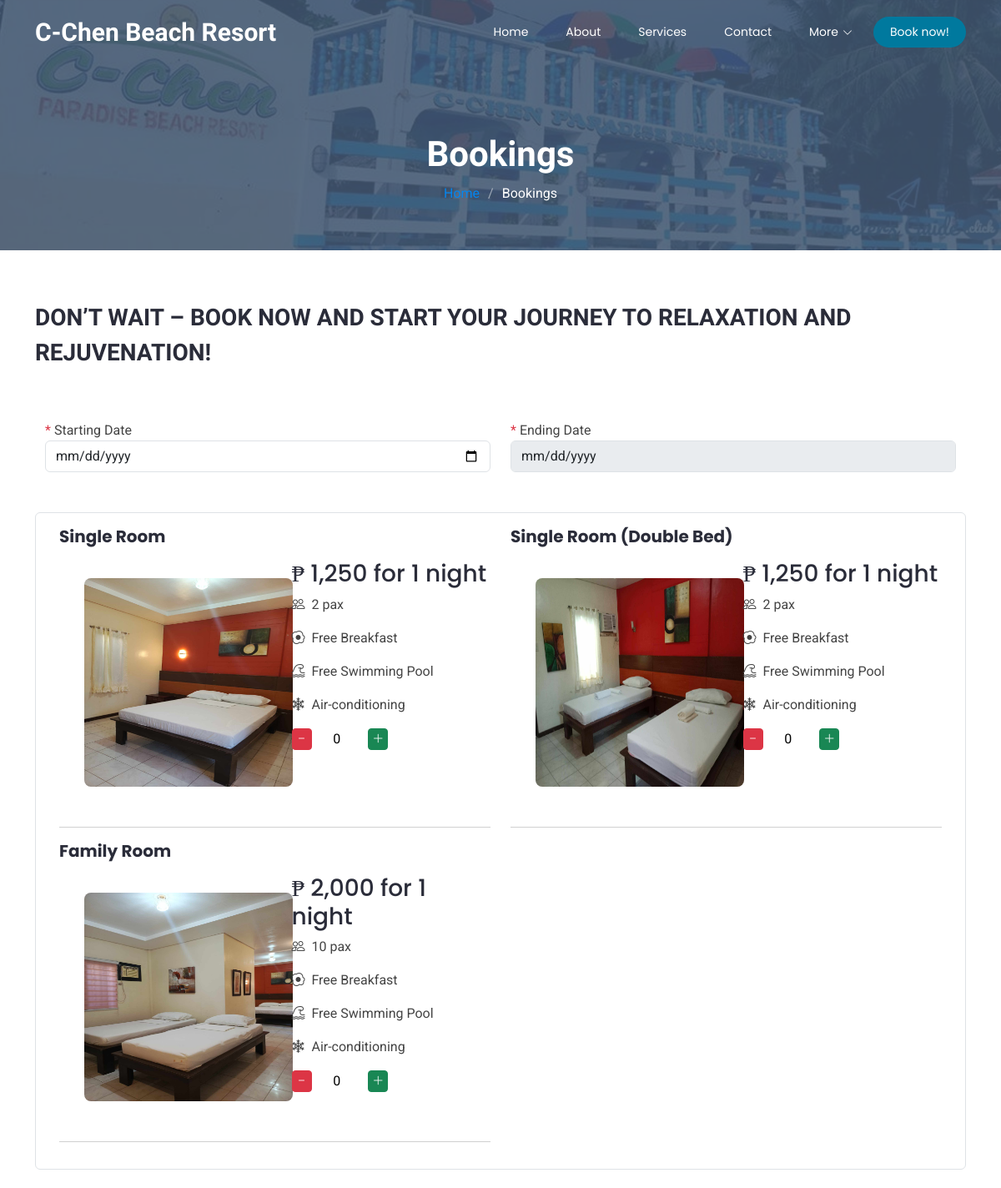
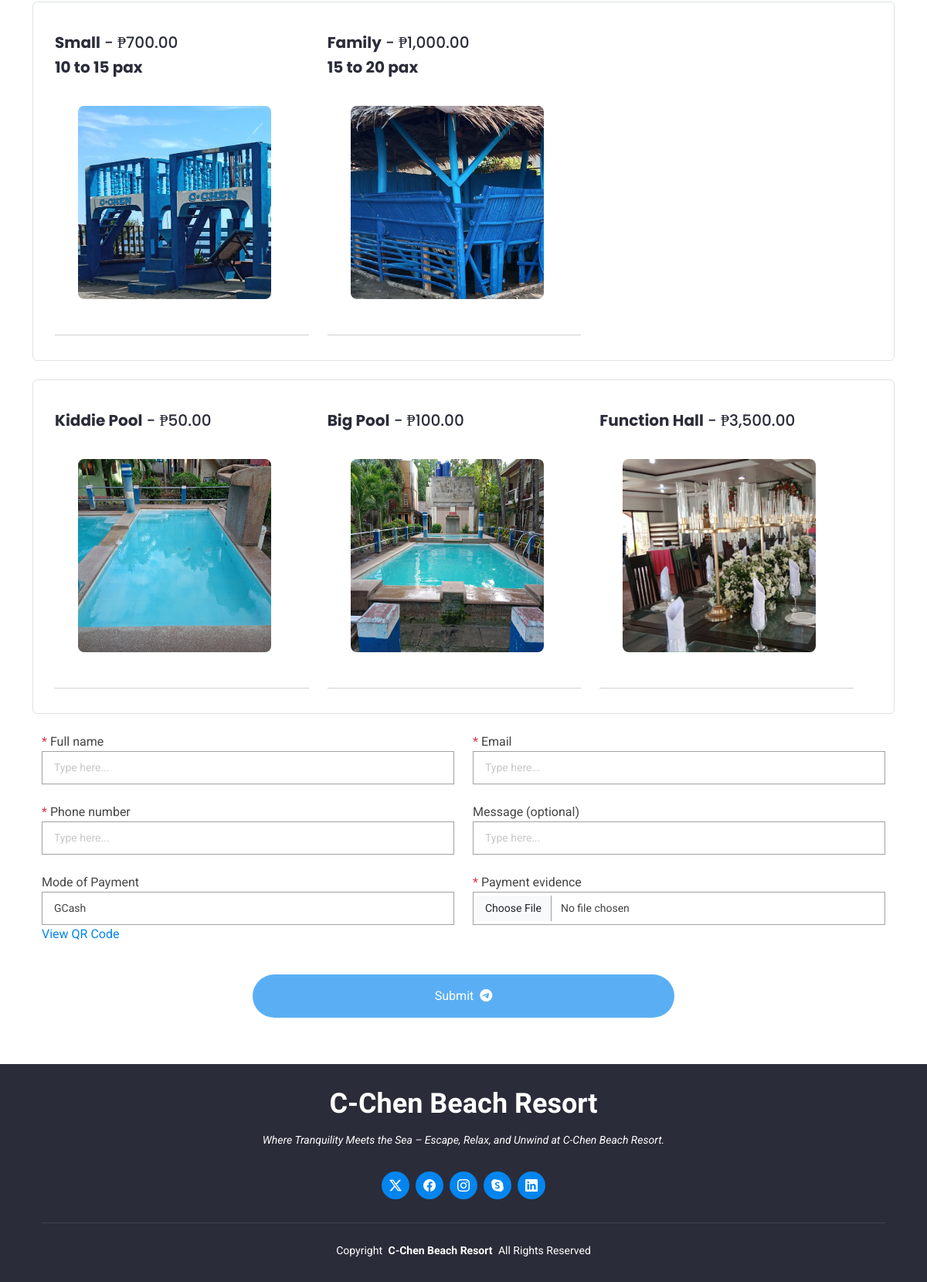
Screenshot of /booking.php with the database file from the repository (2 pictures, top to bottom).
### tables this page shows
CREATE TABLE IF NOT EXISTS `tbl_room_category` (
  `room_category_id` int NOT NULL AUTO_INCREMENT,
  `room_category_name` varchar(50) NOT NULL,
  `room_category_price` varchar(50) NOT NULL,
  `room_capacity` int NOT NULL,
  `room_details` text,
  `img_url` varchar(50) NOT NULL,
  PRIMARY KEY (`room_category_id`)
);

CREATE TABLE IF NOT EXISTS `tbl_cottages` (
  `cottage_id` int NOT NULL AUTO_INCREMENT,
  `cottage_name` varchar(50) NOT NULL,
  `cottage_price` varchar(50) NOT NULL,
  `cottage_capacity` varchar(20) NOT NULL,
  `cottage_image` varchar(50) NOT NULL,
  `created_at` datetime NOT NULL,
  PRIMARY KEY (`cottage_id`)
);

CREATE TABLE IF NOT EXISTS `tbl_services` (
  `service_id` int NOT NULL AUTO_INCREMENT,
  `service_name` varchar(50) NOT NULL,
  `service_price` varchar(50) NOT NULL,
  `service_duration` varchar(50) NOT NULL,
  `service_image` varchar(50) NOT NULL,
  `created_at` datetime NOT NULL,
  PRIMARY KEY (`service_id`)
);

### booking.php (the view, shortened to what this page needs)
<?php include './config.php' ?>
<!DOCTYPE html>
<html lang="en">
<head>
    <title><?php include './system-title.php' ?></title>
    <link href="assets1/vendor/bootstrap/css/bootstrap.min.css" rel="stylesheet">
    <link href="assets1/vendor/bootstrap-icons/bootstrap-icons.css" rel="stylesheet">
    <link href="assets1/vendor/aos/aos.css" rel="stylesheet">
    <link href="assets1/vendor/animate.css/animate.min.css" rel="stylesheet">
    <link href="assets1/vendor/glightbox/css/glightbox.min.css" rel="stylesheet">
    <link href="assets1/vendor/swiper/swiper-bundle.min.css" rel="stylesheet">
    <link href="assets1/css/main.css" rel="stylesheet">
</head>
<body class="index-page">
    <header id="header" class="header d-flex align-items-center fixed-top">
        <div class="container-fluid container-xl position-relative d-flex align-items-center justify-content-between">
            <a href="index.php" class="logo d-flex align-items-center">
                <h1 class="sitename"><?php include './system-title.php' ?></h1>
            </a>
            <nav id="navmenu" class="navmenu">
                <ul>
                    <li><a href="index.php?#hero">Home</a></li>
                    <li><a href="index.php?#about">About</a></li>
                    <li><a href="index.php?#features">Services</a></li>
                    <li><a href="index.php?#contact">Contact</a></li>
                    <li class="dropdown"><a href="#"><span>More</span> <i class="bi bi-chevron-down toggle-dropdown"></i></a>
                    </li>
                    <li><a href="#booking" class="custom-button">Book now!</a>
                </ul>
            </nav>
        </div>
    </header>
    <main class="main">
        <div class="page-title dark-background">
            <div class="container position-relative">
                <h1>Bookings</h1>
                <nav class="breadcrumbs">
                    <ol>
                        <li><a href="index.php">Home</a></li>
                        <li class="current">Bookings</li>
                    </ol>
                </nav>
            </div>
        </div>
        <section class="contact section">
            <div class="container section-title" data-aos="fade-up">
                <p>Don’t wait – book now and start your journey to relaxation and rejuvenation!</p>
            </div>
            <div class="container" data-aos="fade" data-aos-delay="100">
                <div class="row gy-4 mx-auto">
                    <div class="col-lg-12">
                        <form action="./controller/save-booking.php" method="POST" enctype="multipart/form-data" id="schedule-form" class="php-email-form" data-aos="fade-up"
                            data-aos-delay="200">
                            <div class="row mb-5">
                                <div class="col-md-6">
                                    <label for="date_check_in"><span class="text-danger me-1">*</span>Starting Date</label>
                                    <input type="date" name="date_check_in" class="form-control" id="date_check_in" placeholder="Type here..." required>
                                </div>
                                <div class="col-md-6">
                                    <label for="date_check_out"><span class="text-danger me-1">*</span>Ending Date</label>
                                    <input type="date" name="date_check_out" class="form-control" id="date_check_out" placeholder="Type here..." required disabled>
                                </div>
                            </div>
                            <div class="row my-4 p-3 border rounded-2" id="checkboxInfo">
                                <?php
                                $stmt = $conn->prepare(' SELECT * FROM tbl_room_category ');
                                $stmt->execute();
                                $result = $stmt->get_result();
                                while ($rows = $result->fetch_assoc()) {
                                    $room_category_id = $rows['room_category_id'];
                                    $room_category_name = $rows['room_category_name'];
                                    $room_category_price = $rows['room_category_price'];
                                    $room_capacity = $rows['room_capacity'];
                                    $img_url = $rows['img_url'];
                                ?>
                                    <div class="col-lg-6 col-md-12 col-sm-12 col-12">
                                        <h5><strong><?= $room_category_name ?></strong></h5>
                                        <div class="row">
                                            <div class="col-lg-6 col-md-6 col-sm-12 col-12">
                                                <div class="form-check">
                                                    <label class="form-check-label border-0" for="room_category_id<?= $room_category_id ?>" data-category-id="<?= $room_category_id ?>">
                                                        <img src="rooms/<?= $img_url ?>" width="250" height="250" id="room_category_id<?= $room_category_id ?>" alt="">
                                                    </label>
                                                </div>
                                            </div>
                                            <div class="col-lg-6 col-md-6 col-sm-12 col-12">
                                                <div class="inclusions mt-2 ms-2">
                                                    <h3>₱ <?= number_format($room_category_price) ?> for 1 night</h3>
                                                    <p><i class="bi bi-people"></i>&nbsp; <?= $room_capacity ?> pax</p>
                                                    <p><i class="bi bi-egg-fried"></i>&nbsp; Free Breakfast</p>
                                                    <p><i class="bi bi-tsunami"></i>&nbsp; Free Swimming Pool</p>
                                                    <p><i class="bi bi-snow2"></i>&nbsp; Air-conditioning</p>
                                                    <div class="d-flex mt-3">
                                                        <button class="btn btn-sm btn-danger py-0 px-1 minusBtn" data-category-id="<?= $room_category_id ?>" type="button">
                                                            <i class="bi bi-dash"></i>
                                                        </button>
                                                        <input type="number" name="pax[]" id="pax<?= $room_category_id ?>" class="text-center w-25 ms-2" value="0" style="outline: none; border: none;" readonly />
                                                        <button class="btn btn-sm btn-success py-0 px-1 plusBtn" data-category-id="<?= $room_category_id ?>" type="button">
                                                            <i class="bi bi-plus-lg"></i>
                                                        </button>
                                                    </div>
                                                </div>
                                            </div>
                                        </div>
                                        <hr>
                                    </div>
                                <?php
                                }
                                ?>
                            </div>
                            <div class="row mb-4 p-3 border rounded-2" id="checkboxInfo">
                                <div class="row mt-4">
                                    <?php
                                    $stmt = $conn->prepare(' SELECT * FROM tbl_cottages ');
                                    $stmt->execute();
                                    $result = $stmt->get_result();
                                    while ($rows = $result->fetch_assoc()) {
                                        $cottage_id = $rows['cottage_id'];
                                        $cottage_name = $rows['cottage_name'];
                                        $cottage_price = $rows['cottage_price'];
                                        $cottage_capacity = $rows['cottage_capacity'];
                                        $cottage_image = $rows['cottage_image'];
                                    ?>
                                        <div class="col-lg-4 col-md-12 col-sm-12 col-12">
                                            <h5><strong><?= $cottage_name ?></strong> - ₱<?= number_format($cottage_price, 2) ?></h5>
                                            <h5><strong><?= $cottage_capacity ?></strong></h5>
                                            <div class="form-check">
                                                <label class="form-check-label border-0" for="cottage_id<?= $cottage_id ?>">
                                                    <img src="cottages/<?= $cottage_image ?>" width="250" height="250" id="cottage_id<?= $cottage_id ?>" alt="">
                                                </label>
                                            </div>
                                            <hr>
                                        </div>
                                    <?php
                                    }
                                    ?>
                                </div>
                            </div>
                            <div class="row mb-4 p-3 border rounded-2" id="checkboxInfo">
                                <div class="row mt-4">
                                    <?php
                                    $stmt = $conn->prepare(' SELECT * FROM tbl_services ');
                                    $stmt->execute();
                                    $result = $stmt->get_result();
                                    while ($rows = $result->fetch_assoc()) {
                                        $service_id = $rows['service_id'];
                                        $service_name = $rows['service_name'];
                                        $service_price = $rows['service_price'];
                                        $service_image = $rows['service_image'];
                                    ?>
                                        <div class="col-lg-4 col-md-12 col-sm-12 col-12">
                                            <h5><strong><?= $service_name ?></strong> - ₱<?= number_format($service_price, 2) ?></h5>
                                            <div class="form-check">
                                                <label class="form-check-label border-0" for="service_id<?= $service_id ?>">
                                                    <img src="services/<?= $service_image ?>" width="250" height="250" id="service_id<?= $service_id ?>" alt="">
                                                </label>
                                            </div>
                                            <hr>
                                        </div>
                                    <?php
                                    }
                                    ?>
                                </div>
                            </div>
                            <div class="row gy-4">
                                <div class="col-md-6">
                                    <label for="fullname"><span class="text-danger me-1">*</span>Full name</label>
                                    <input type="text" name="fullname" id="fullname" class="form-control" placeholder="Type here..." required>
                                </div>
                                <div class="col-md-6">
                                    <label for="email"><span class="text-danger me-1">*</span>Email</label>
                                    <input type="email" name="email" class="form-control" id="email" placeholder="Type here..." pattern="[a-z0-9._%+-]+@[a-z0-9.-]+\.[a-z]{2,}$" required>
                                </div>
                                <div class="col-md-6">
                                    <label for="phone_number"><span class="text-danger me-1">*</span>Phone number</label>
                                    <input type="text" name="phone_number" class="form-control" id="phone_number" placeholder="Type here..." pattern="\d{1,11}" maxlength="11" oninput="this.value = this.value.replace(/[^0-9]/g, '');" required>
                                </div>
                                <div class="col-md-6">
                                    <label for="message">Message (optional)</label>
                                    <input type="text" class="form-control" id="message" name="message" placeholder="Type here...">
                                </div>
                                <div class="col-md-6">
                                    <label for="mode_of_payment_id">Mode of Payment</label>
                                    <select class="form-control" id="mode_of_payment_id" name="mode_of_payment_id" required>
                                        <?php
                                        $stmt = $conn->prepare(' SELECT * FROM tbl_mode_of_payment ');
                                        $stmt->execute();
                                        $result = $stmt->get_result();
                                        while ($rows = $result->fetch_assoc()) {
                                            $mode_of_payment_id = $rows['mode_of_payment_id'];
                                            $mode_of_payment = $rows['mode_of_payment'];
                                            echo "
                                            <option value='$mode_of_payment_id'>$mode_of_payment</option>
                                        ";
                                        }
                                        ?>
                                    </select>
                                    <a href="#" data-bs-toggle="modal" data-bs-target="#qrModal">View QR Code</a>
                                </div>
                                <div class="col-md-6">
                                    <label for="evidence"><span class="text-danger me-1">*</span>Payment evidence</label>
                                    <input type="file" class="form-control" id="evidence" name="evidence" required>
                                </div>
                                <div class="col-md-12 text-center">
                                    <button type="submit" id="submitButton" class="btn btn-primary rounded-5 p-3 mt-3 w-50">Submit &nbsp;<i class="bi bi-telegram"></i></button>
                                </div>
                            </div>
                        </form>
                    </div>
                </div>
            </div>
        </section>
    </main>
    <footer id="footer" class="footer dark-background">
        <div class="container">
            <h3 class="sitename"><?php include './system-title.php' ?></h3>
            <p>Where Tranquility Meets the Sea – Escape, Relax, and Unwind at C-Chen Beach Resort.</p>
            <div class="social-links d-flex justify-content-center">
                <a href=""><i class="bi bi-twitter-x"></i></a>
                <a href=""><i class="bi bi-facebook"></i></a>
                <a href=""><i class="bi bi-instagram"></i></a>
                <a href=""><i class="bi bi-skype"></i></a>
                <a href=""><i class="bi bi-linkedin"></i></a>
            </div>
            <div class="container">
                <div class="copyright">
                    <span>Copyright</span> <strong class="px-1 sitename"><?php include './system-title.php' ?></strong> <span>All Rights
                        Reserved</span>
                </div>
            </div>
        </div>
    </footer>
</body>
</html>

### rows the page displays
tbl_room_category: room_category_name "Single Room", img_url (picture), room_category_price "1,250", room_capacity "2"
tbl_room_category: room_category_name "Single Room (Double Bed)", img_url (picture), room_category_price "1,250", room_capacity "2"
tbl_room_category: room_category_name "Family Room", img_url (picture), room_category_price "2,000", room_capacity "10"
tbl_cottages: cottage_name "Small", cottage_price "700.00", cottage_capacity "10 to 15 pax", cottage_image (picture)
tbl_cottages: cottage_name "Family", cottage_price "1,000.00", cottage_capacity "15 to 20 pax", cottage_image (picture)
tbl_services: service_name "Kiddie Pool", service_price "50.00", service_image (picture)
tbl_services: service_name "Big Pool", service_price "100.00", service_image (picture)
tbl_services: service_name "Function Hall", service_price "3,500.00", service_image (picture)

### other values shown
form field mode_of_payment_id "GCash"
